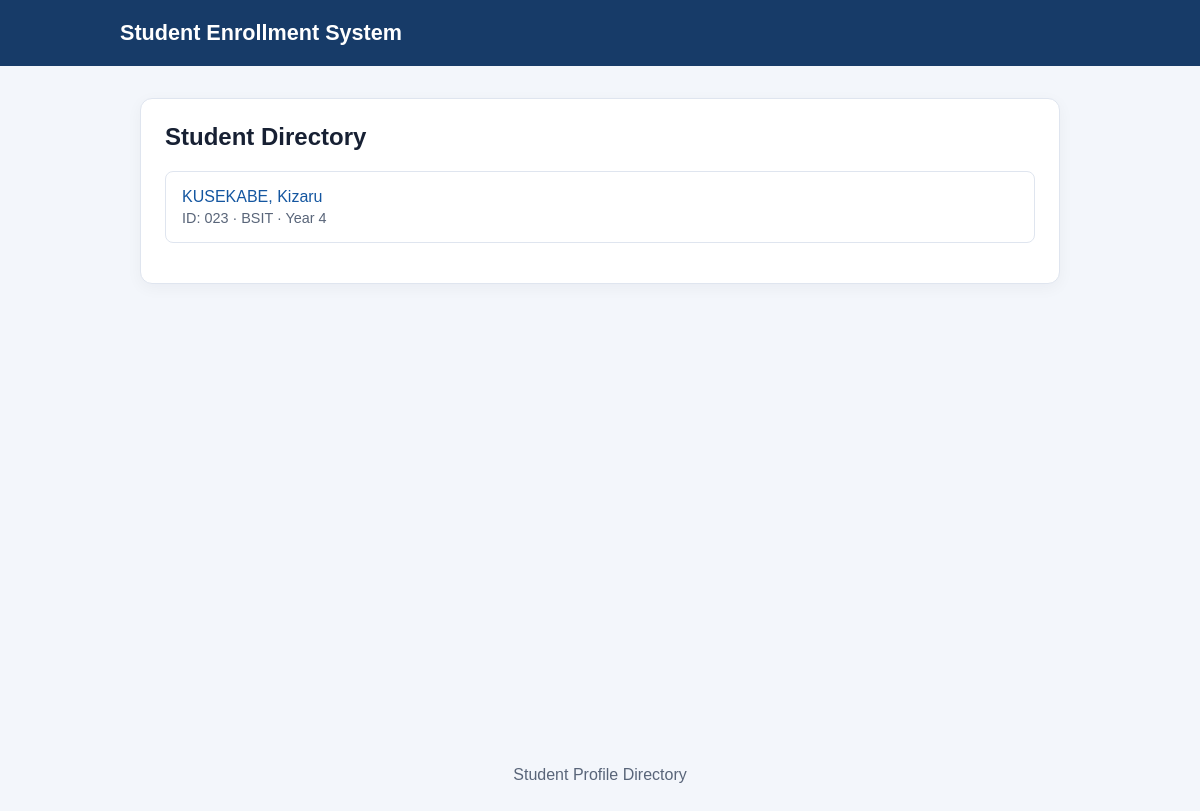
The page / on the database its author committed.
### personal_info/models.py (models this page shows, shortened)
class Student(models.Model):
    class EnrollmentStatus(models.TextChoices):
        ENROLLED = 'enrolled', 'Enrolled'
        GRADUATED = 'graduated', 'Graduated'
        ON_LEAVE = 'on_leave', 'On leave'
        WITHDRAWN = 'withdrawn', 'Withdrawn'
    first_name = models.CharField(max_length=100)
    last_name = models.CharField(max_length=100)
    student_id = models.CharField(max_length=20, unique=True)
    course = models.CharField(max_length=100)
    year_level = models.PositiveSmallIntegerField()
    section = models.CharField(max_length=50, blank=True)
    enrollment_status = models.CharField(
        max_length=20,
        choices=EnrollmentStatus.choices,
        default=EnrollmentStatus.ENROLLED,
    )
    academic_year = models.CharField(max_length=20, blank=True)
    date_of_birth = models.DateField(null=True, blank=True)
    email = models.EmailField(blank=True)
    phone_number = models.CharField(max_length=30, blank=True)
    home_address = models.TextField(blank=True)
    guardian_name = models.CharField(max_length=150, blank=True)
    guardian_relationship = models.CharField(max_length=50, blank=True)
    emergency_contact = models.CharField(max_length=30, blank=True)
    blood_type = models.CharField(max_length=5, blank=True)
    allergies = models.TextField(blank=True)
    medical_conditions = models.TextField(blank=True)
    physician_contact = models.CharField(max_length=100, blank=True)
    background_info = models.TextField(blank=True)
    extracurriculars = models.TextField(blank=True)
    class Meta:
        ordering = ['last_name', 'first_name', 'student_id']

### personal_info/views.py (the view)
# urls.py: path('', views.student_list, name='student_list'),
def student_list(request):
    students = Student.objects.all()
    return render(request, 'personal_info/student_list.html', {'students': students})

### personal_info/templates/personal_info/student_list.html (shortened to what this page needs)
{% extends 'personal_info/base.html' %}
{% block content %}
<section class="panel">
    <h2>Student Directory</h2>
    {% if students %}
        <ul class="student-list">
            {% for student in students %}
                <li>
                    <a href="{% url 'personal_info:student_detail' student.pk %}">
                        {{ student.last_name|upper }}, {{ student.first_name|title }}
                        <span>ID: {{ student.student_id }} · {{ student.course }} · Year {{ student.year_level }}</span>
                    </a>
                </li>
            {% endfor %}
        </ul>
    {% else %}
        <p>No students found yet. Add student records in the <a href="{% url 'admin:personal_info_student_changelist' %}">admin site</a>.</p>
    {% endif %}
</section>
{% endblock %}

### personal_info/templates/personal_info/base.html (style rules this page uses)
:root { color-scheme: light; font-family: Arial, sans-serif; color: #172033; background: #f3f6fb; }
body { margin: 0; }
.panel { padding: 1.5rem; border: 1px solid #dfe5ef; border-radius: 12px; background: #fff; box-shadow: 0 4px 16px #1720330b; }
h2 { margin-top: 0; }
a { color: #1456a0; }
.student-list { display: grid; gap: .75rem; padding: 0; list-style: none; }
.student-list a { display: block; padding: 1rem; border: 1px solid #dfe5ef; border-radius: 8px; text-decoration: none; }
.student-list span { display: block; margin-top: .25rem; color: #596579; font-size: .9rem; }

### rows shown on the page
Student: last_name "KUSEKABE", first_name "Kizaru", student_id "023", course "BSIT", year_level "4"
